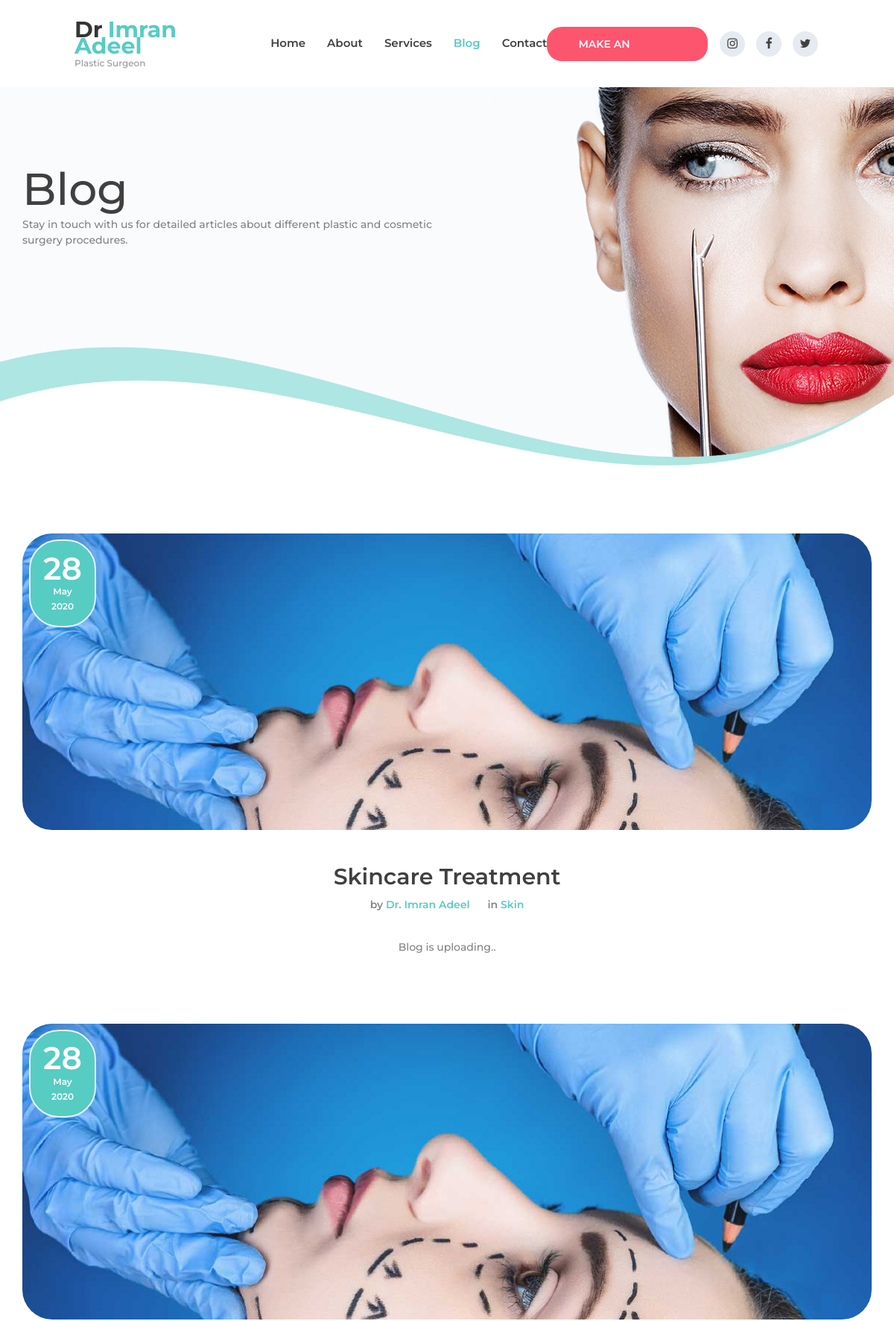
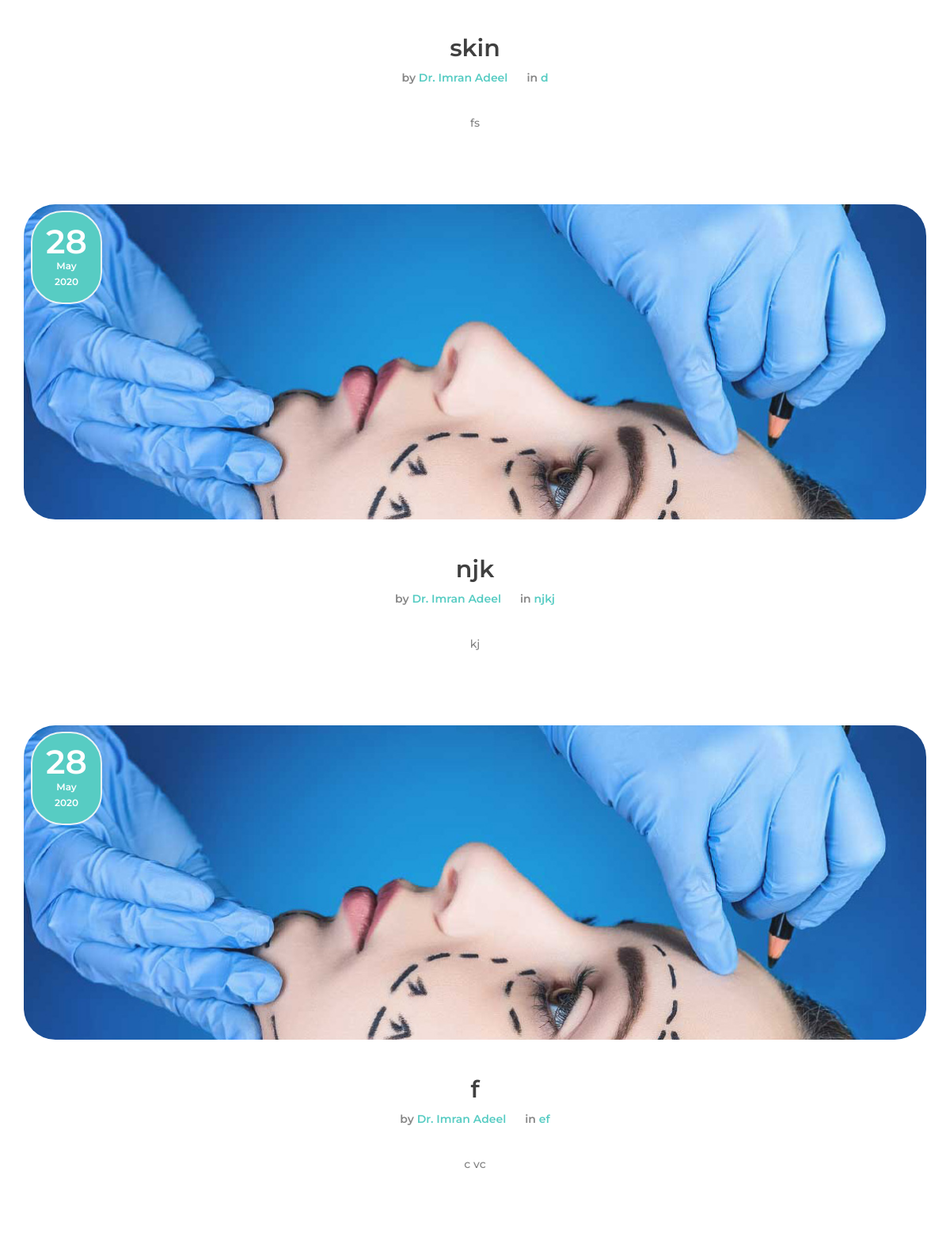
Screenshot of /blog/ (upper part) with the database file from the repository (2 pictures, top to bottom).
### doctor_app/models.py (models this page shows, shortened)
class Blog(models.Model):
    blog_title = models.CharField(
        max_length=50, verbose_name='Blog title', blank=True)
    blog_author = models.ForeignKey(
        settings.AUTH_USER_MODEL, null=True, on_delete=models.SET_NULL, verbose_name='Blog author')
    blog_topic = models.CharField(
        max_length=20, verbose_name='Blog topic', blank=True)
    blog_content = models.TextField(verbose_name='Blog content', blank=True)
    blog_picture = models.ImageField(
        verbose_name='Blog picture', upload_to='blogs/', null=True, blank=True, default='blogs/blog_2.jpg')
    posted_date = models.DateField(auto_now_add=True)

### doctor_app/views.py (the view, shortened to what this page needs)
# urls.py: path('blog/', views.blog, name='blog'),
def blog(request):
    subscriber_form = forms.SubscriberForm()
    s_html = None
    if request.method == 'POST':
        subscriber_form = forms.SubscriberForm(request.POST)
        if subscriber_form.is_valid():
            subscriber_form.save(commit=True)
            request.method = "GET3"
            return blog(request)
    blogs_list = Blog.objects.order_by('-posted_date')
    data = {'page': 'Blog', 'blog': True, 'blogs': blogs_list,
            'subscriber_form': subscriber_form, 's_html': s_html}
    return render(request, 'blog.html', context=data)

### doctor_app/templatetags/custom_filters.py (called while the page is built)
@register.filter(name='day')
def day(value):
    return value.strftime("%d")

@register.filter(name='month')
def month(value):
    return value.strftime("%b")

@register.filter(name='year')
def year(value):
    return value.strftime("%Y")

### templates/blog.html (shortened to what this page needs)
<!DOCTYPE html>
{% load staticfiles %}
{% load custom_filters %}
<html lang="en">
  <head>
    <link rel="stylesheet" type="text/css" href= {% static "css/bootstrap-4.1.2/bootstrap.min.css" %}>
    <link rel="stylesheet" type="text/css" href= {% static "plugins/font-awesome-4.7.0/css/font-awesome.min.css" %}>
    <link rel="stylesheet" type="text/css" href={% static "css/blog.css" %}>
    <link rel="stylesheet" type="text/css" href={% static "css/blog_responsive.css" %}>
    <link rel="stylesheet" type="text/css" href={% static "css/modal.css" %} />
  </head>
  <body>
    <div class="super_container">
      <header class="header trans_400">
        <div class="header_content d-flex flex-row align-items-center jusity-content-start trans_400">
          <div class="logo">
            <a href="{% url "doctor_app:index" %}">
              <div>Dr<span>Imran Adeel</span></div>
              <div>Plastic Surgeon</div>
            </a>
          </div>
          <nav class="main_nav">
            <ul class="d-flex flex-row align-items-center justify-content-start">
              <li class="{% if home %}active{% endif %}"><a href="{% url "doctor_app:index" %}">Home</a></li>
              <li class="{% if about %}active{% endif %}"><a href="{% url "doctor_app:about" %}">About</a></li>
              <li class="{% if services %}active{% endif %}"><a href="{% url "doctor_app:services" %}">Services</a></li>
              <li class="{% if blog %}active{% endif %}"><a href="{% url "doctor_app:blog" %}">Blog</a></li>
              <li class="{% if contact %}active{% endif %}"><a href="{% url "doctor_app:contact" %}">Contact</a></li>
            </ul>
          </nav>
          <div class="header_extra d-flex flex-row align-items-center justify-content-end ml-auto">
            <div class="button button_1 header_button"><a href="#appoint">Make an Appointment</a></div>
            <div class="social header_social">
              <ul class="d-flex flex-row align-items-center justify-content-start">
                <li>
                  <a href="#"><i class="fa fa-instagram" aria-hidden="true"></i></a>
                </li>
                <li>
                  <a href="https://www.facebook.com/imran.adeel.plasticsurgeon.2017/"
                    ><i class="fa fa-facebook" aria-hidden="true"></i
                  ></a>
                </li>
                <li>
                  <a href="#"><i class="fa fa-twitter" aria-hidden="true"></i></a>
                </li>
              </ul>
            </div>
          </div>
        </div>
      </header>
<link rel="stylesheet" type="text/css" href={% static "css/blog.css" %}>
<link rel="stylesheet" type="text/css" href={% static "css/blog_responsive.css" %}>
<div class="home d-flex flex-column align-items-start justify-content-end">
  <div
    class="parallax_background parallax-window"
    data-parallax="scroll"
    data-image-src={% static "images/blog.jpg" %}
    data-speed="0.8"
  ></div>
  <div class="home_overlay"><img src={% static "images/home_overlay.png" %} alt="" /></div>
  <div class="home_container">
    <div class="container">
      <div class="row">
        <div class="col">
          <div class="home_content">
            <div class="home_title">Blog</div>
            <div class="home_text" style="text-align: justify;">Stay in touch with us for detailed articles about different plastic and cosmetic surgery procedures.</div>
          </div>
        </div>
      </div>
    </div>
  </div>
</div>
<div class="blog">
  <div class="container">
    <div class="row">
      <div class="col">
        {% for blog in blogs %}
        <div class="blog_post">
          <div class="blog_post_image"><img src="{{blog.blog_picture.url}}" %} alt="" /></div>
          <div class="blog_post_date d-flex flex-column align-items-center justify-content-center">
            <div class="date_day">{{ blog.posted_date|day }}</div>
            <div class="date_month">{{ blog.posted_date|month }}</div>
            <div class="date_year">{{ blog.posted_date|year }}</div>
          </div>
          <div class="blog_post_title"><a href="#">{{blog.blog_title}}</a></div>
          <div class="blog_post_info">
            <ul class="d-flex flex-row align-items-center justify-content-center">
              <li>by <a href="#">{{"Dr. "|add:blog.blog_author.first_name|add:" "|add:blog.blog_author.last_name}}</a></li>
              <li>in <a href="#">{{blog.blog_topic}}</a></li>
            </ul>
          </div>
          <div class="blog_post_text text-center">
            <p>
              {{blog.blog_content}}
            </p>
          </div>
        </div>
        {% endfor %}
      </div>
    </div>
  </div>
</div>
    </div>
  </body>
</html>

### static/css/blog_responsive.css (style rules this page uses)
@media only screen and (max-width: 1840px) { .main_nav { margin-left: 143px; } }
@media only screen and (max-width: 1600px) { .main_nav { margin-left: 54px; } }
@media only screen and (max-width: 1280px) { .main_nav ul li:not(:last-child) { margin-right: 29px; } }

### templates/blog.html (style rules this page uses)
html { scroll-behavior: smooth; }

### rows the page displays
Blog: blog_picture (picture), posted_date|day "28", posted_date|month "May", posted_date|year "2020", blog_title "Skincare Treatment", blog_author.last_name "Dr. Imran Adeel", blog_topic "Skin", blog_content "Blog is uploading.."
Blog: blog_picture (picture), posted_date|day "28", posted_date|month "May", posted_date|year "2020", blog_title "skin", blog_author.last_name "Dr. Imran Adeel", blog_topic "d", blog_content "fs"
Blog: blog_picture (picture), posted_date|day "28", posted_date|month "May", posted_date|year "2020", blog_title "njk", blog_author.last_name "Dr. Imran Adeel", blog_topic "njkj", blog_content "kj"
Blog: blog_picture (picture), posted_date|day "28", posted_date|month "May", posted_date|year "2020", blog_title "f", blog_author.last_name "Dr. Imran Adeel", blog_topic "ef", blog_content "c vc"
